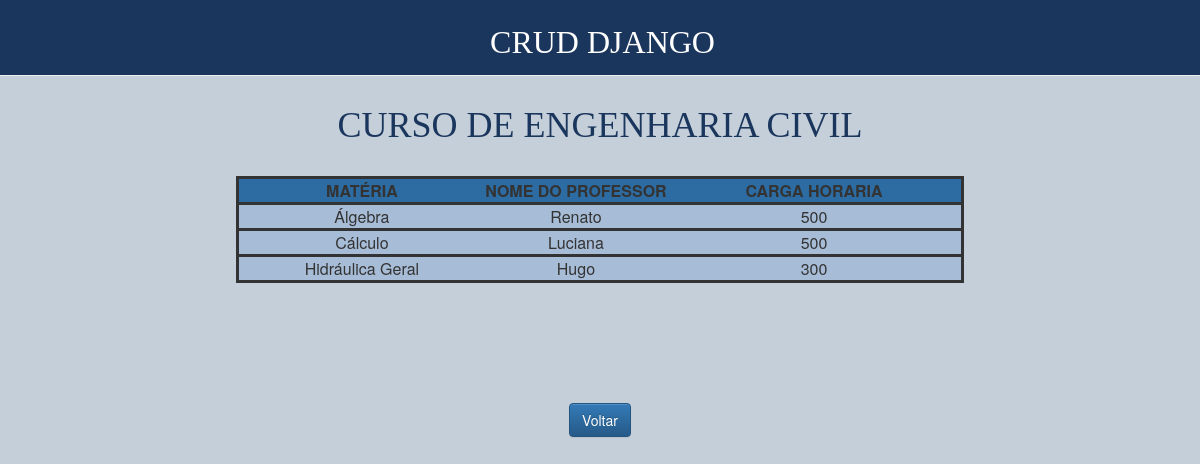
Screenshot of /exibirCurso/25 with the database file from the repository.
### matriculas/models.py (models this page shows, shortened)
class Curso(models.Model):
    descricao = models.CharField(max_length=100)
    materias = models.ManyToManyField(Materia)

class Materia(models.Model):
    descricao = models.CharField(max_length=100)
    nome_professor = models.CharField(max_length=100)
    carga_horaria = models.FloatField(max_length=4)

### matriculas/views.py (the view)
# urls.py: path('exibirCurso/<int:pk>', exibirCurso, name='url_curso'),
def exibirCurso(request, pk):
    data = {}
    matricula = Matricula.objects.get(pk=pk)
    materiasCurso = matricula.curso.materias.all()
    data['matricula'] = matricula
    data['materiasCurso'] = materiasCurso
    data['nomeCurso'] = matricula.curso.descricao.upper()
    return render(request, 'cursos/exibirCurso.html', data)

### matriculas/templates/cursos/exibirCurso.html (shortened to what this page needs)
{% load static %}
<html>
<head>
    <link rel="stylesheet" href="//maxcdn.bootstrapcdn.com/bootstrap/3.2.0/css/bootstrap.min.css">
    <link rel="stylesheet" href="//maxcdn.bootstrapcdn.com/bootstrap/3.2.0/css/bootstrap-theme.min.css">
    <link rel="stylesheet" href="{% static 'css/crud.css' %}">
</head>
<body class="ground">
<div class="page-header">
    <h1>CRUD DJANGO</h1>
</div>
<h1 style="color: #1B365D; margin-top: 3rem;">CURSO DE {{ nomeCurso }}</h1>
<div style="margin-top: 3rem" align="center">
    <table style="border: solid; 1px; ">
        <tr style="background-color: #2d6ca2">
        <th style="diplay: block; text-align: center;">MATÉRIA</th>
        <th style="width: 25%; text-align: center;">NOME DO PROFESSOR</th>
        <th style="diplay: block; text-align: center;">CARGA HORARIA</th>
        </tr>
        {% for materia in materiasCurso %}
        <tr style="background-color: #A7BCD6; border: solid; 1px;">
            <td style="text-align: center;">{{ materia.descricao }}</td>
            <td style="text-align: center;">{{ materia.nome_professor }}</td>
            <td style="text-align: center;">{{ materia.carga_horaria|stringformat:"i" }}</td>
        </tr>
        {% endfor %}
    </table>
    <div style="margin-top: 3rem" align="center">
        <a class="btn btn-primary" href="{% url 'url_lista' %}">Voltar</a>
    </div>
</div>
</body>
</html>

### matriculas/static/css/crud.css (style rules this page uses)
h1, h2 { text-align: center; color: white; font-family: 'Permanent Marker', cursive; }
.ground { background-color : #C5CFDA; }
.page-header { background-color: #1B365D; margin-top: 0; padding: 5px 5px 5px 10px; }
.page-header h1, .page-header h1 a, .page-header h1 a:visited, .page-header h1 a:active { color: #ffffff; font-size: 24pt; text-decoration: none; }
h1, h2, h3, h4 { font-family: 'Lobster', cursive; }

### rows the page displays
Curso: descricao "ENGENHARIA CIVIL"
Materia: descricao "Álgebra", nome_professor "Renato", carga_horaria "500"
Materia: descricao "Cálculo", nome_professor "Luciana", carga_horaria "500"
Materia: descricao "Hidráulica Geral", nome_professor "Hugo", carga_horaria "300"
